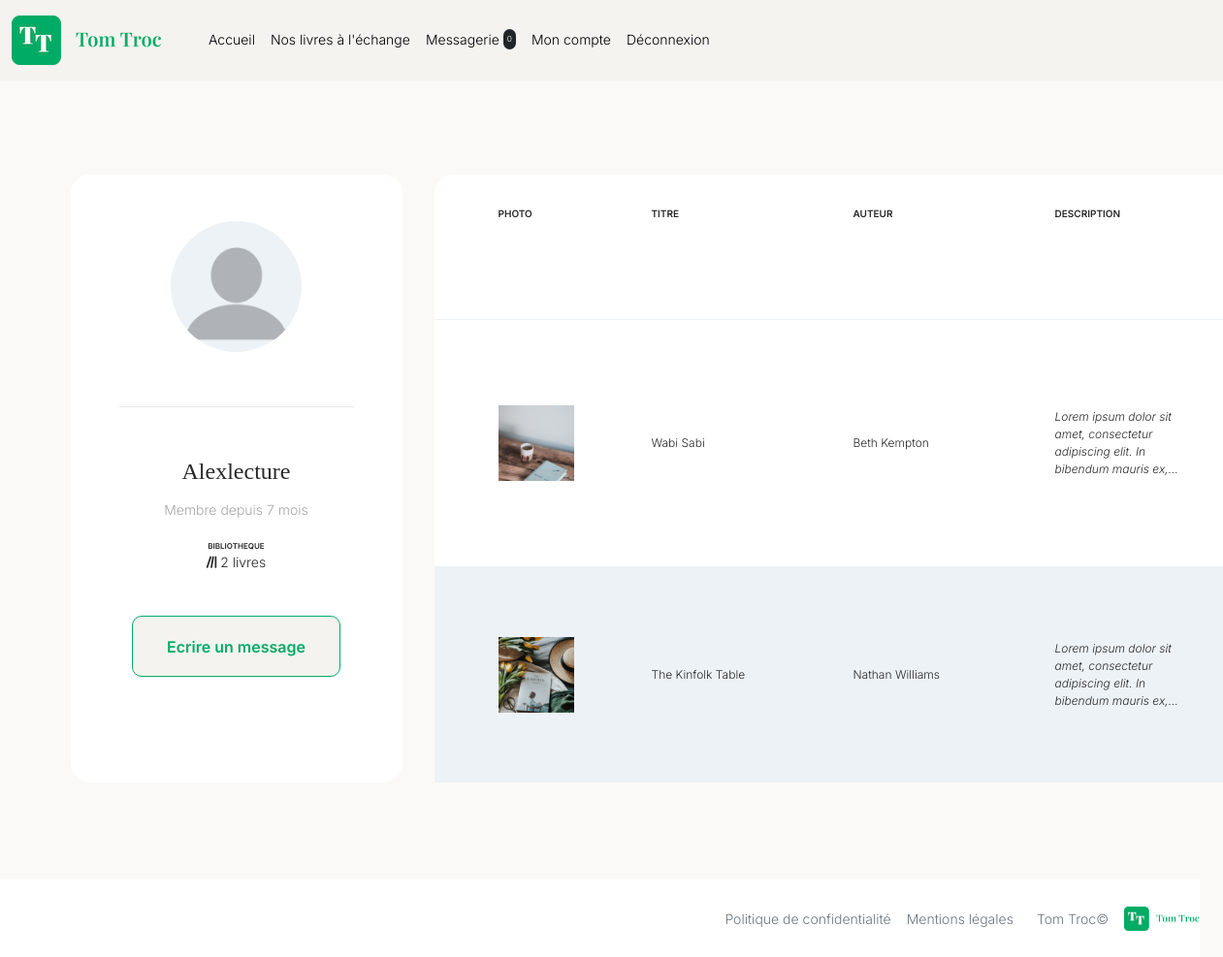
The page /compte-public/?pseudo=Alexlecture (signed in) on the database its author committed.
### tables this page shows
CREATE TABLE IF NOT EXISTS `users` (
  `id` int NOT NULL AUTO_INCREMENT,
  `email` varchar(50) NOT NULL,
  `password` varchar(255) NOT NULL,
  `pseudo` varchar(50) NOT NULL,
  `date_inscription` datetime NOT NULL DEFAULT CURRENT_TIMESTAMP,
  `miniature_profil_url` varchar(255) NOT NULL,
  PRIMARY KEY (`id`),
  UNIQUE KEY `email` (`email`),
  UNIQUE KEY `pseudo` (`pseudo`)
);

CREATE TABLE IF NOT EXISTS `books` (
  `id` int NOT NULL AUTO_INCREMENT,
  `user_id` int NOT NULL,
  `titre` varchar(255) NOT NULL,
  `auteur` varchar(50) NOT NULL,
  `description` text NOT NULL,
  `image_url` varchar(255) NOT NULL,
  `disponibilite` tinyint(1) NOT NULL DEFAULT '1',
  `date_ajout` datetime NOT NULL DEFAULT CURRENT_TIMESTAMP,
  PRIMARY KEY (`id`),
  KEY `books_user` (`user_id`)
);

### app/Services/View.php (called while the page is built, shortened)
<?php
class View
{
    private string $title;
    public function __construct($title)
    {
        $this->title = $title;
    }
    public function renderView(string $viewName, array $params = []): void
    {
        $viewPath = $this->buildViewPath($viewName);
        if (file_exists($viewPath)) {
            $params['title'] = $this->title;
            $content = $this->_renderViewFromTemplate($viewPath, $params);
        } else {
            echo "La vue '{$viewName}.php' est introuvable.";
        }
    }
    private function _renderViewFromTemplate(string $viewPath, array $params = []): string
    {
        if (file_exists($viewPath)) {
            extract($params);
            require($viewPath);
            return ob_get_clean();
        } else {
            throw new Exception("La vue '$viewPath' est introuvable.");
        }
    }
    private function buildViewPath(string $viewName): string
    {
        return TEMPLATE_VIEW_PATH . $viewName . '.php';
    }
}

### app/Controllers/AbstractController.php (called while the page is built, shortened)
<?php
class AbstractController
{
    public function render(string $viewName, array $params = [], string $title = ""): void
    {
        $view = new View($title);
        $view->renderView($viewName, $params);
    }
}

### app/Controllers/ComptePublicController.php (called while the page is built, shortened)
<?php
class ComptePublicController extends AbstractController
{
    public function showComptePublic(?string $pseudo): void
    {
        $userManager = new UserManager();
        $data = [];
        if ($pseudo) {
            $user = $userManager->getUserByPseudo($pseudo);
            if ($user) {
                $data['email'] = $user->getEmail();
                $data['pseudo'] = $user->getPseudo();
                $data['date_inscription'] = $user->getDateInscription();
                $data['miniature_profil_url'] = $user->getMiniatureProfilUrl();
            }
            $bookManager = new BookManager();
            $data['books'] = $bookManager->getBookByUserId($user->getId());
            $this->render("comptePublic", $data, "Compte Public");
            return;
        }
    }
}

### app/Router.php (called while the page is built, shortened)
<?php
class Router
{
    public function dispatch()
    {
        $action = rtrim(AbstractController::request('action', 'accueil'), '/');
        $pseudo = AbstractController::request('pseudo', null);
        switch ($action) {
            case 'compte-public':
                if ($pseudo) {
                    (new ComptePublicController())->showComptePublic($pseudo);
                } else {
                    (new NotFoundController())->showNotFound();
                }
                break;
        }
    }
}

### index.php (called while the page is built, shortened)
<?php
require_once 'config/autoload.php';
require_once 'app/Router.php';
$router = new Router();
try {
    $router->dispatch();
} catch (Exception $e) {
    (new NotFoundController())->showNotFound();
}

### app/Models/Managers/AbstractManager.php (called while the page is built, shortened)
<?php
abstract class AbstractManager
{
    public function __construct()
    {
        $this->db = DBConnect::getInstance()->getPDO();
    }
}

### app/Services/DBConnect.php (called while the page is built, shortened)
<?php
class DBConnect
{
    private static $instance;
    private $db;
    private function __construct()
    {
        try {
            $this->db = new PDO('mysql:host=' . DB_HOST . ';dbname=' . DB_NAME . ';charset=utf8', DB_USER, DB_PASS);
            $this->db->setAttribute(PDO::ATTR_ERRMODE, PDO::ERRMODE_EXCEPTION);
            $this->db->setAttribute(PDO::ATTR_DEFAULT_FETCH_MODE, PDO::FETCH_ASSOC);
        } catch (PDOException $e) {
            error_log("Erreur de connexion à la base de données : " . $e->getMessage());
            throw new Exception("Impossible de se connecter à la base de données.");
        }
    }
    public static function getInstance(): DBConnect
    {
        if (!self::$instance) {
            self::$instance = new DBConnect();
        }
        return self::$instance;
    }
    public function getPDO(): PDO
    {
        return $this->db;
    }
}

### app/Models/Managers/UserManager.php (called while the page is built, shortened)
<?php
class UserManager extends AbstractManager
{
    protected function setTable(): void
    {
        $this->table = 'users';
    }
    protected function setEntityClass(): void
    {
        $this->entityClass = User::class;
    }
    public function getUserByPseudo(string $pseudo): ?User
    {
        $stmt = $this->db->prepare("SELECT * FROM {$this->table} WHERE pseudo = :pseudo");
        $stmt->execute(['pseudo' => $pseudo]);
        $data = $stmt->fetch();
        if ($data && $this->entityClass) {
            return new $this->entityClass($data);
        }
        return null;
    }
}

### config/autoload.php (called while the page is built, shortened)
<?php
spl_autoload_register(function (string $class): void {
    $baseDir = dirname(__DIR__) . '/';
    $classPath = str_replace(['\\', 'App'], ['/', 'app'], $class);
    $filepath = $baseDir . $classPath . '.php';
});

### app/Services/Anciennete.php (called while the page is built, shortened)
<?php
function calculerAnciennete($dateInscription)
{
    $dateInscription = new DateTime($dateInscription);
    $aujourdhui = new DateTime();
    $difference = $dateInscription->diff($aujourdhui);
    $annees = $difference->y;
    $mois = $difference->m;
    $anciennete = '';
    if ($mois > 0) {
        $anciennete .= $mois . ' mois';
    }
    return $anciennete ?: 'Moins d\'un mois';
}

### app/Models/Entities/Book.php (called while the page is built, shortened)
<?php
class Book extends AbstractEntity
{
    private string $titre;
    private string $auteur;
    private string $description;
    private string $image_url;
    public function setTitre(string $titre): void
    {
        $this->titre = $titre;
    }
    public function getTitre(): string
    {
        return $this->titre;
    }
    public function setAuteur(string $auteur): void
    {
        $this->auteur = $auteur;
    }
    public function getAuteur(): string
    {
        return $this->auteur;
    }
    public function setDescription(string $description): void
    {
        $this->description = $description;
    }
    public function getDescription(): string
    {
        return $this->description;
    }
    public function setImageUrl(string $image_url): void
    {
        $this->image_url = $image_url;
    }
    public function getImageUrl(): string
    {
        return $this->image_url;
    }
}

### app/Models/Managers/BookManager.php (called while the page is built, shortened)
<?php
class BookManager extends AbstractManager
{
    protected function setTable(): void
    {
        $this->table = 'books';
    }
    protected function setEntityClass(): void
    {
        $this->entityClass = Book::class;
    }
    public function getBookByUserId(int $user_id)
    {
        $stmt = $this->db->prepare("SELECT * FROM {$this->table} WHERE user_id = :user_id");
        $stmt->execute(['user_id' => $user_id]);
        $data = $stmt->fetchAll();
        $books = [];
        if ($data && $this->entityClass) {
            foreach ($data as $bookData) {
                $books[] = new $this->entityClass($bookData);
            }
        }
        return $books;
    }
}

### app/Views/templates/comptePublic.php (the view, shortened to what this page needs)
<?php
require_once './app/Services/Anciennete.php'
?>
<div class="container margin-container">
    <div class="comptepublic-container">
        <section class="comptepublic-section">
            <div class="comptepublic-section__section-member">
                <div class="comptepublic-section__section-member--photo">
                    <img class="mb-2 profil-miniature" src="<?= PROFILE_IMAGE_PATH . htmlspecialchars($miniature_profil_url, ENT_QUOTES, 'UTF-8'); ?>" alt="Photo de profil" />
                </div>
                <div>
                    <hr class="comptepublic-section__section-member--ligne" />
                </div>
                <div>
                    <p class="comptepublic-section__section-member--pseudo"><?= htmlspecialchars($pseudo, ENT_QUOTES, 'UTF-8'); ?></p>
                    <p class="comptepublic-section__section-member--anciennete">Membre depuis <?= calculerAnciennete(htmlspecialchars($date_inscription, ENT_QUOTES, 'UTF-8')); ?></p>
                    <p class="comptepublic-section__section-member--biblio">BIBLIOTHEQUE</p>
                    <p class="comptepublic-section__section-member--count"><i class="fa-solid fa-lines-leaning"></i></i></i> <?= count($books); ?> livres</p>
                    <a href="/messagerie/?pseudo=<?= urlencode($pseudo) ?>" class="btn btn-secondary comptepublic-section__section-member--btn">Ecrire un message</a>
                </div>
            </div>
        </section>
        <section class="comptepublic-section">
            <div class="comptepublic-section__section-book">
                <div class="comptepublic-section__section-book--header">
                    <p>Photo</p>
                    <p>Titre</p>
                    <p>Auteur</p>
                    <p>Description</p>
                </div>
                <?php if (!empty($books)): ?>
                    <?php $backgroundImpair = true; ?>
                    <?php foreach ($books as $book): ?>
                        <div class="book-card-admin <?= $backgroundImpair ? "book-card-admin__background-white" : "book-card-admin__background-secondary"; ?>">
                            <img class="book-card-admin__image" src="<?= BOOK_SMALL_COVER_PATH . htmlspecialchars($book->getImageUrl(), ENT_QUOTES, 'UTF-8'); ?>" alt="Couverture du livre" class="livre-miniature" />
                            <p class="book-card-admin__titre"><?= htmlspecialchars($book->getTitre(), ENT_QUOTES, 'UTF-8'); ?></p>
                            <p class="book-card-admin__auteur"><?= htmlspecialchars($book->getAuteur(), ENT_QUOTES, 'UTF-8'); ?></p>
                            <p class="book-card-admin__description"><?= htmlspecialchars($book->getDescription(), ENT_QUOTES, 'UTF-8'); ?></p>
                        </div>
                        <?php $backgroundImpair = !$backgroundImpair; ?>
                    <?php endforeach ?>
                <?php else: ?>
                    <div class="p-5 align-content">
                        <div class="btn btn-primary">Ajoutez votre premier livre</div>
                    </div>
                <?php endif; ?>
            </div>
        </section>
    </div>
</div>

### src/css/style.css (style rules this page uses)
body { background-color: #faf9f7 !important; font-family: "Inter" !important; font-size: 14px !important; font-weight: 400 !important; color: #292929 !important; font-weight: 300 !important; }
.margin-container { margin-top: 90px !important; margin-bottom: 100px !important; }
a { color: black !important; }
P { margin: 0px !important; }
section { padding: 0 !important; margin: 0 !important; }
.btn-secondary { background-color: #f5f3ef !important; border-radius: 10px !important; border-color: #00ab67 !important; color: #00ab67 !important; height: 63px !important; font-weight: 600 !important; align-content: center; padding-left: 35px !important; padding-right: 35px !important; }
.profil-miniature { display: block !important; width: 135px !important; height: 135px !important; border-radius: 50% !important; object-fit: cover !important; background-color: #edf2f6; }
.comptepublic-container { display: grid !important; grid-template-columns: 1fr !important; gap: 33px; margin-top: 100px; }
.comptepublic-container .comptepublic-section { display: flex; justify-content: center; background-color: white; border-radius: 20px; }
.comptepublic-container .comptepublic-section__section-member { display: flex; flex-direction: column; gap: 48px; text-align: center; height: 579px !important; margin: 48px 50px 0 50px; }
.comptepublic-container .comptepublic-section__section-member--photo { display: flex; flex-direction: column; align-items: center; }
.comptepublic-container .comptepublic-section__section-member--ligne { width: 242px; border: none; margin: 0; border-top: 1px solid #a6a6a6 !important; }
.comptepublic-container .comptepublic-section__section-member--pseudo { font-family: "Playfair Display" !important; font-size: 24px !important; margin-bottom: 11px !important; }
.comptepublic-container .comptepublic-section__section-member--anciennete { color: #a6a6a6; margin-bottom: 21px !important; }
.comptepublic-container .comptepublic-section__section-member--biblio { font-size: 8px !important; font-weight: 600 !important; }
.comptepublic-container .comptepublic-section__section-member--count { margin-bottom: 45px !important; }
.comptepublic-container .comptepublic-section__section-member--btn { width: 215px !important; }
.comptepublic-container .comptepublic-section__section-book { display: grid !important; gap: 16px !important; width: 100%; }
@media (min-width: 1200px) { .comptepublic-container .comptepublic-section__section-book { flex-direction: column !important; } }
.comptepublic-container .comptepublic-section__section-book--header { display: grid; grid-template-columns: 78px 128px 128px 128px; gap: 80px; padding: 33px 66px 8px 66px; font-size: 10px; font-weight: 600; text-transform: uppercase; border-bottom: 1px solid #edf2f6; }
.comptepublic-container .comptepublic-section__section-book .book-card-admin { display: grid; grid-template-columns: 78px 128px 128px 128px; gap: 80px; align-items: center; padding: 26px 66px; }
@media (min-width: 1200px) { .comptepublic-container .comptepublic-section__section-book .book-card-admin { flex-direction: row !important; } }
.comptepublic-container .comptepublic-section__section-book .book-card-admin__background-white { background-color: white; }
.comptepublic-container .comptepublic-section__section-book .book-card-admin__background-secondary { background-color: #edf2f6; }
.comptepublic-container .comptepublic-section__section-book .book-card-admin__image { width: 78px !important; height: 78px !important; object-fit: cover; }
.comptepublic-container .comptepublic-section__section-book .book-card-admin__titre, .comptepublic-container .comptepublic-section__section-book .book-card-admin__auteur { width: 128px; font-size: 12px; overflow: hidden; text-overflow: ellipsis; white-space: nowrap; }
.comptepublic-container .comptepublic-section__section-book .book-card-admin__description { display: -webkit-box; width: 128px; height: auto; font-size: 12px; font-style: italic; line-clamp: 4; -webkit-line-clamp: 4; box-orient: vertical; -webkit-box-orient: vertical; overflow: hidden; text-overflow: ellipsis; white-space: normal; }
@media (min-width: 768px) { .comptepublic-container { grid-template-columns: repeat(2, 1fr) !important; } }

### rows shown on the page
users: pseudo "Alexlecture", date_inscription "7 mois"
books: image_url (picture), titre "Wabi Sabi", auteur "Beth Kempton", description "Lorem ipsum dolor sit amet, consectetur adipiscing elit. In bibendum mauris…"
books: image_url (picture), titre "The Kinfolk Table", auteur "Nathan Williams", description "Lorem ipsum dolor sit amet, consectetur adipiscing elit. In bibendum mauris…"

### other values the page prints
$total_non_lu "0"
count($books) "2"
